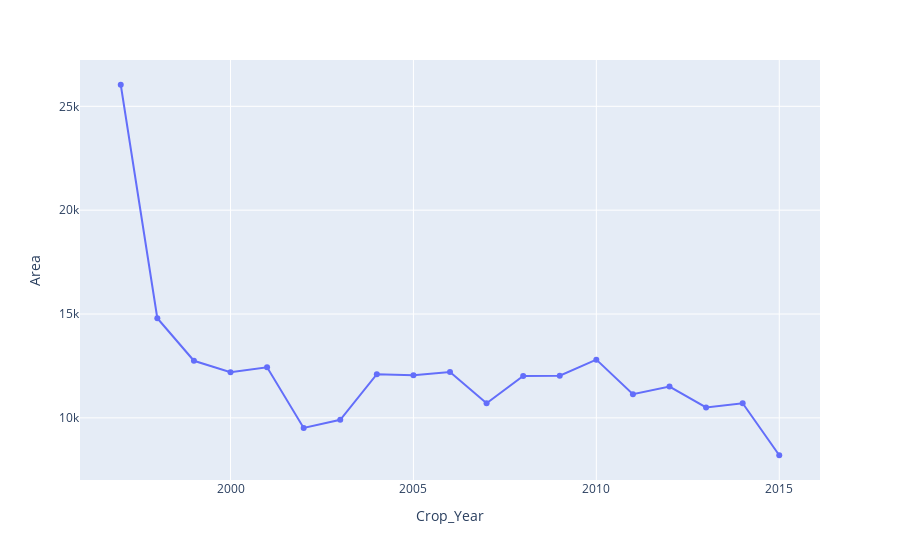

The code cell stored with this chart in its notebook:
### Markdown cell above
### 2.During which period of time does india see a dip in area under cultivation?

### Code cell
data= df.groupby(by='Crop_Year')['Area'].mean().reset_index()
px.line(data, 'Crop_Year', 'Area', markers = True)

### Figure 1 — Plotly figure (JSON) as saved in the notebook; plotly's stock layout.template omitted (floating-point values rounded to 4 significant figures)
{"data": [{"hovertemplate": "Crop_Year=%{x}<br>Area=%{y}<extra></extra>", "legendgroup": "", "line": {"color": "#636efa", "dash": "solid"}, "marker": {"symbol": "circle"}, "mode": "lines+markers", "name": "", "orientation": "v", "showlegend": false, "type": "scatter", "x": [1997, 1998, 1999, 2000, 2001, 2002, 2003, 2004, 2005, 2006, 2007, 2008, 2009, 2010, 2011, 2012, 2013, 2014, 2015], "xaxis": "x", "y": [26040.0, 14800.0, 12750.0, 12200.0, 12430.0, 9514.0, 9905.0, 12110.0, 12050.0, 12210.0, 10700.0, 12010.0, 12030.0, 12800.0, 11140.0, 11510.0, 10500.0, 10700.0, 8200.0], "yaxis": "y"}], "layout": {"legend": {"tracegroupgap": 0}, "margin": {"t": 60}, "xaxis": {"anchor": "y", "domain": [0, 1], "title": {"text": "Crop_Year"}}, "yaxis": {"anchor": "x", "domain": [0, 1], "title": {"text": "Area"}}}}
